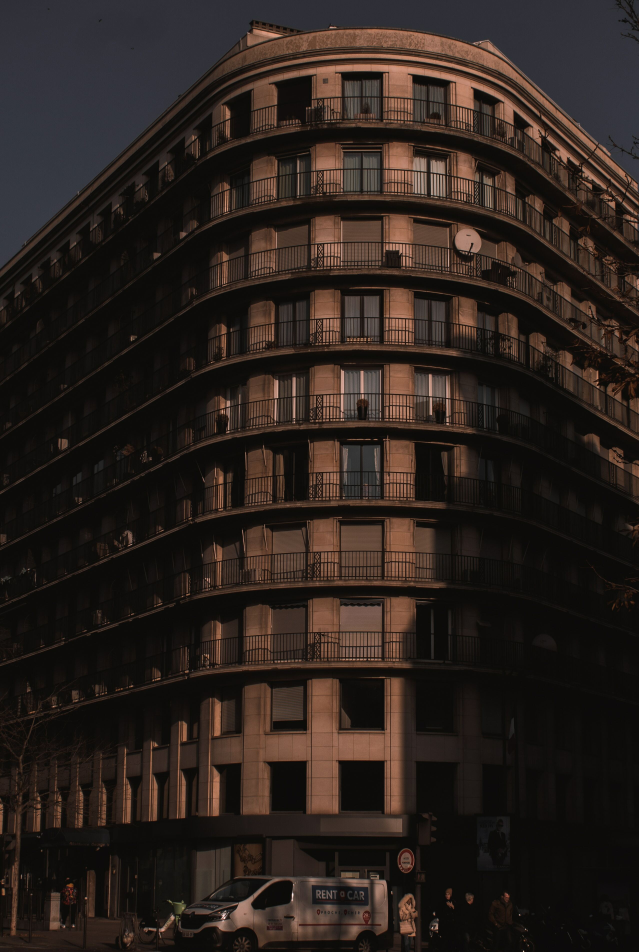
#> input picture Python/Tutorial/code with harry/Projects/5 Projects/3_image_resizer/building.jpeg, 2556 x 3807 px, found by its file name (shown at 1/4 size)
$ python main.py
#> lines starting #> are read from the running program, lines starting #| are printed output that depends on the picture
import cv2
source = '3_image_resizer/building.jpeg'
destination = "3_image_resizer/new_image.png"
img = cv2.imread(source, cv2.IMREAD_COLOR) # Load the image
#> img is the input picture: shape (3807, 2556, 3); mean B, G, R 28.9, 33.8, 43.1
print(img.shape)
#| (3807, 2556, 3)
scale_percent = 20
new_height = int(img.shape[0] * scale_percent / 100)
#> new_height = 761
new_width = int(img.shape[1] * scale_percent / 100)
#> new_width = 511

new_img = cv2.resize(img, (new_width, new_height))
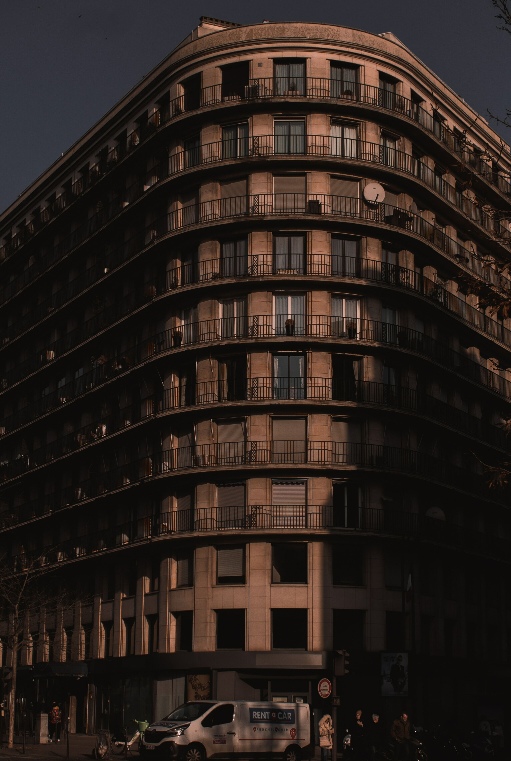
#> new_img: shape (761, 511, 3); mean B, G, R 28.9, 33.7, 43
cv2.imshow("Image Project", new_img)
cv2.imwrite(destination, new_img)
cv2.waitKey(0)
cv2.destroyAllWindows()
